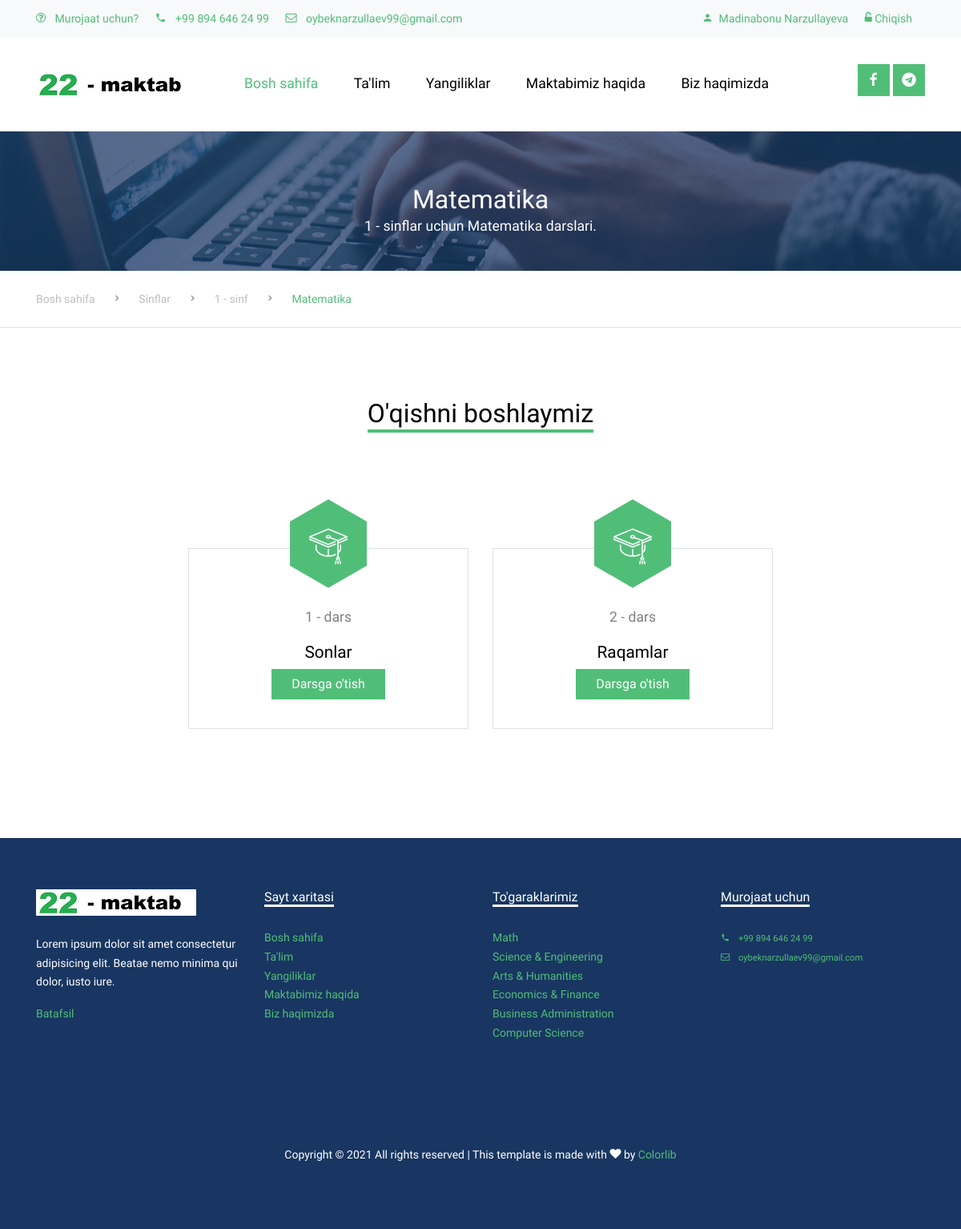
The app's page /curriculum/1-sinf/matematika/ (signed in) with its own data.
### curriculum/models.py (models this page shows, shortened)
class Subject(models.Model):
    name = models.CharField(max_length=100)
    slug = models.SlugField(null=True, blank=True)
    standard = models.ForeignKey(Standard, on_delete=models.CASCADE, related_name='subjects')
    image = models.ImageField(upload_to=save_subject_image, blank=True, verbose_name='Subject Image')
    description = models.TextField(max_length=500, blank=True)

class Standard(models.Model):
    name = models.CharField(max_length=100, unique=True)
    slug = models.SlugField(null=True, blank=True)
    description = models.TextField(max_length=500, blank=True)
    def __str__(self):
        return self.name

class Lesson(models.Model):
    Standard = models.ForeignKey(Standard, on_delete=models.CASCADE)
    created_by = models.ForeignKey(User, on_delete=models.CASCADE)
    created_at = models.DateTimeField(auto_now_add=True)
    subject = models.ForeignKey(Subject, on_delete=models.CASCADE, related_name='lessons')
    name = models.CharField(max_length=250)
    position = models.PositiveSmallIntegerField(verbose_name="Chapter no.")
    slug = models.SlugField(null=True, blank=True)
    video = models.FileField(upload_to=save_lesson_files, verbose_name="Video", blank=True, null=True)
    ppt = models.FileField(upload_to=save_lesson_files, verbose_name="Presentations", blank=True)
    Notes = models.FileField(upload_to=save_lesson_files, verbose_name="Notes", blank=True)
    class Meta:
        ordering = ['position']

### curriculum/views.py (the view)
# urls.py: path('<str:standard>/<slug:slug>/', views.LessonListView.as_view(), name='lesson_list'),
class LessonListView(DetailView):
    context_object_name = 'subjects'
    model = Subject
    template_name = 'curriculum/lesson_list_view.html'

### curriculum/templates/curriculum/lesson_list_view.html (shortened to what this page needs)
{% extends 'base.html' %}
{% load static %}
{% block content %}
{% if user.is_authenticated %}
<div class="site-section ftco-subscribe-1 site-blocks-cover pb-4"
    style="background-image: url('{% static 'images/bg_1.jpg' %}')">
    <div class="container">
        <div class="row align-items-end justify-content-center text-center">
            <div class="col-lg-7">
                <h2 class="mb-0">{{subjects.name}}</h2>
                <p>{{subjects.standard}}lar uchun {{subjects.name}} darslari.</p>
            </div>
        </div>
    </div>
</div>
<div class="custom-breadcrumns border-bottom">
    <div class="container">
        <a href="{% url 'index' %}">Bosh sahifa</a>
        <span class="mx-3 icon-keyboard_arrow_right"></span>
        <a href="{% url 'curriculum:standard_list' %}">Sinflar</a>
        <span class="mx-3 icon-keyboard_arrow_right"></span>
        <a href="{% url 'curriculum:subject_list' slug=subjects.standard.slug %}">{{subjects.standard}}</a>
        <span class="mx-3 icon-keyboard_arrow_right"></span>
        <span class="current">{{subjects.name}}</span>
    </div>
</div>
<div class="site-section">
    <div class="container">
        <div class="row mb-5 justify-content-center text-center">
            <div class="col-lg-4 mb-5">
                <h2 class="section-title-underline mb-5">
                    <span>O'qishni boshlaymiz</span>
                </h2>
            </div>
        </div>
        <div class="row justify-content-center">
            {% if subjects.lessons.all %}
            {% for lesson in subjects.lessons.all %}
            <div class="col-lg-4 col-md-6 mb-4 mb-lg-0">
                <div class="feature-1 border" style="margin-bottom: 2rem">
                    <div class="icon-wrapper bg-primary">
                        <span class="flaticon-mortarboard text-white"></span>
                    </div>
                    <div class="feature-1-content">
                        <p>{{lesson.position}} - dars</p>
                        <h2>{{lesson.name}}</h2>
                        {% if user.is_authenticated %}
                        <p>
                            <a href="{% url 'curriculum:lesson_detail' slug=lesson.slug subject=subjects.slug standard=lesson.Standard.slug %}"
                                class="btn btn-primary px-4 rounded-0">Darsga o'tish</a>
                        </p>
                        {% else %}
                        <p>
                            <a href="{% url 'user_login' %}" class="btn btn-primary px-4 rounded-0">Darsga o'tish</a>
                        </p>
                        {% endif %}
                    </div>
                </div>
            </div>
            {% endfor %}
            {% endif %}
        </div>
    </div>
</div>
{% else %}
<div>
    <h1 style="text-align: center;">Tizimga kirmagansiz!</h1>
</div>
{% endif %}
{%endblock%}

### templates/base.html (shortened to what this page needs)
<!DOCTYPE html>
<html lang="en">
<head>
  {% load static %}
  <link rel="stylesheet" href="{% static 'fonts/icomoon/style.css' %}" />
  <link rel="stylesheet" href="{% static 'css/bootstrap.min.css' %}" />
  <link rel="stylesheet" href="{% static 'css/jquery-ui.css' %}" />
  <link rel="stylesheet" href="{% static 'css/owl.carousel.min.css' %}" />
  <link rel="stylesheet" href="{% static 'css/owl.theme.default.min.css' %}" />
  <link rel="stylesheet" href="{% static 'css/owl.theme.default.min.css' %}" />
  <link rel="stylesheet" href="{% static 'css/jquery.fancybox.min.css' %}" />
  <link rel="stylesheet" href="{% static 'css/bootstrap-datepicker.css' %}" />
  <link rel="stylesheet" href="{% static 'fonts/flaticon/font/flaticon.css' %}" />
  <link rel="stylesheet" href="{% static 'css/aos.css' %}" />
  <link href="{% static 'css/jquery.mb.YTPlayer.min.css' %}" media="all" rel="stylesheet" type="text/css" />
  <link rel="stylesheet" href="{% static 'css/style.css' %}" />
</head>
<body data-spy="scroll" data-target=".site-navbar-target" data-offset="300">
  <div class="site-wrap">
    <div class="py-2 bg-light">
      <div class="container">
        <div class="row align-items-center">
          <div class="col-lg-7 d-none d-lg-block">
            <a href="#!" class="small mr-3"><span class="icon-question-circle-o mr-2"></span> Murojaat
              uchun?</a>
            <a href="#" class="small mr-3"><span class="icon-phone2 mr-2"></span> +99 894 646 24 99</a>
            <a href="#" class="small mr-3"><span class="icon-envelope-o mr-2"></span>
              oybeknarzullaev99@gmail.com</a>
          </div>
          <div class="col-lg-5 text-right">
            {% if user.is_superuser %}
            <a href="{% url 'admin:index' %}" class="small mr-3"><span class="icon-person">
              </span> Admin</a>
            <a href="{% url 'user_logout' %}" class="small mr-3"><span class="icon-unlock-alt"></span> Chiqish</a>
            {% elif user.is_authenticated %}
            <a href="{% url 'admin:index' %}" class="small mr-3"><span class="icon-person">
              </span> {{user.first_name}} {{user.last_name}}</a>
            <a href="{% url 'user_logout' %}" class="small mr-3"><span class="icon-unlock-alt"></span> Chiqish</a>
            {% else %}
            <a href="{% url 'user_login' %}" class="small mr-3"><span class="icon-unlock-alt"></span> Kirish</a>
            <a href="{% url 'register' %}" class="small btn btn-primary px-4 py-2 rounded-0"><span
                class="icon-users"></span> Hisob ochish</a>
            {% endif %}
          </div>
        </div>
      </div>
    </div>
    <header class="site-navbar py-4 js-sticky-header site-navbar-target" role="banner">
      <div class="container">
        <div class="d-flex align-items-center">
          <div class="site-logo">
            <a href="{% url 'index' %}" class="d-block">
              <img src="{% static 'images/logo4.jpg' %}" alt="Image" class="img-fluid">
            </a>
          </div>
          <div class="mr-auto">
            <nav class="site-navigation position-relative text-right" role="navigation">
              <ul class="site-menu main-menu js-clone-nav mr-auto d-none d-lg-block">
                <li class="active">
                  <a href="{% url 'index' %}" class="nav-link text-left">Bosh sahifa</a>
                </li>
                <li>
                  <a href="{% url 'curriculum:standard_list' %}" class="nav-link text-left">Ta'lim</a>
                </li>
                <li>
                  <a href="{% url 'news' %}" class="nav-link text-left">Yangiliklar</a>
                </li>
                <li>
                  <a href="{% url 'about_school' %}" class="nav-link text-left">Maktabimiz haqida</a>
                </li>
                <li>
                  <a href="{% url 'about_us' %}" class="nav-link text-left">Biz haqimizda</a>
                </li>
              </ul>
            </nav>
          </div>
          <div class="ml-auto">
            <div class="social-wrap">
              <a href="#"><span class="icon-facebook" title='facebook'></span></a>
              <a href="#"><span class="icon-telegram" title='telegram'></span></a>
            </div>
          </div>
        </div>
      </div>
    </header>
    {% block content %}{% endblock content %}
    <div class="footer">
      <div class="container">
        <div class="row">
          <div class="col-lg-3">
            <p class="mb-4">
              <img src="{% static 'images/logo4.jpg' %}" alt="Image" class="img-fluid" />
            </p>
            <p>
              Lorem ipsum dolor sit amet consectetur adipisicing elit. Beatae
              nemo minima qui dolor, iusto iure.
            </p>
            <p><a href="{% url 'about_school' %}">Batafsil</a></p>
          </div>
          <div class="col-lg-3">
            <h3 class="footer-heading"><span>Sayt xaritasi</span></h3>
            <ul class="list-unstyled">
              <li><a href="#">Bosh sahifa</a></li>
              <li>
                <a href="{% url 'curriculum:standard_list' %}">Ta'lim</a>
              </li>
              <li><a href="#news-updates">Yangiliklar</a></li>
              <li><a href="#about_school">Maktabimiz haqida</a></li>
              <li><a href="{% url 'about_us' %}">Biz haqimizda</a></li>
            </ul>
          </div>
          <div class="col-lg-3">
            <h3 class="footer-heading"><span>To'garaklarimiz</span></h3>
            <ul class="list-unstyled">
              <li><a href="#courses">Math</a></li>
              <li><a href="#courses">Science &amp; Engineering</a></li>
              <li><a href="#courses">Arts &amp; Humanities</a></li>
              <li><a href="#courses">Economics &amp; Finance</a></li>
              <li><a href="#courses">Business Administration</a></li>
              <li><a href="#courses">Computer Science</a></li>
            </ul>
          </div>
          <div class="col-lg-3">
            <h3 class="footer-heading"><span>Murojaat uchun</span></h3>
            <ul class="list-unstyled">
              <li>
                <a href="#!" class="small mr-3"><span class="icon-phone2 mr-2"></span> +99 894 646 24 99</a>
              </li>
              <li>
                <a href="#!" class="small mr-3"><span class="icon-envelope-o mr-2"></span>
                  oybeknarzullaev99@gmail.com</a>
              </li>
            </ul>
          </div>
        </div>
        <div class="row">
          <div class="col-12">
            <div class="copyright">
              <p>
                Copyright &copy;
                All rights reserved | This template is made with
                <i class="icon-heart" aria-hidden="true"></i> by
                <a href="https://colorlib.com" target="_blank">Colorlib</a>
              </p>
            </div>
          </div>
        </div>
      </div>
    </div>
  </div>
</body>
</html>

### records on screen
Subject: name "Matematika", standard "1 - sinf"
Lesson: position "1", name "Sonlar"
Lesson: position "2", name "Raqamlar"

### other values on screen
{{ user.first_name }} "Madinabonu"
{{ user.last_name }} "Narzullayeva"
